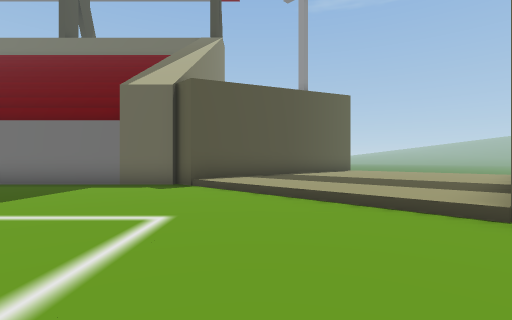
[1] (above)

16 first-person views from a walk through a Unity game level. The camera is 1.3 m above the floor, looks level and sees 85° across. The floor is counted in squares, 2 m on a side. Each view is taken from the middle of a square. On the plan, view 1 faces up. The plan holds only what a view shows up to about 9 squares ahead; the rest is blank. The place goes on beyond the plan. The player is left out. Some animated figures are left out.

[2]
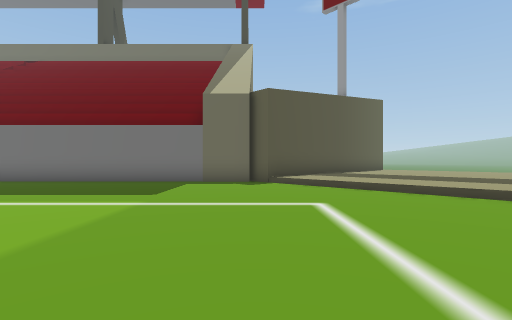

[3]
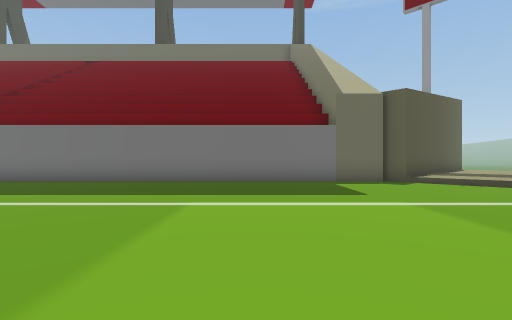

[4]
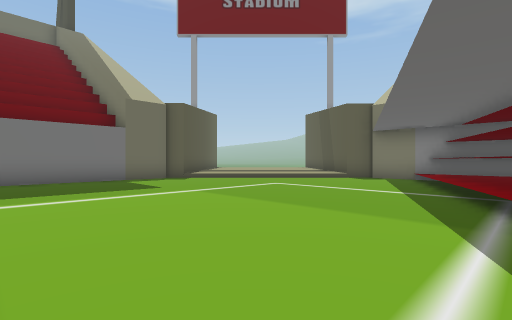

[5]
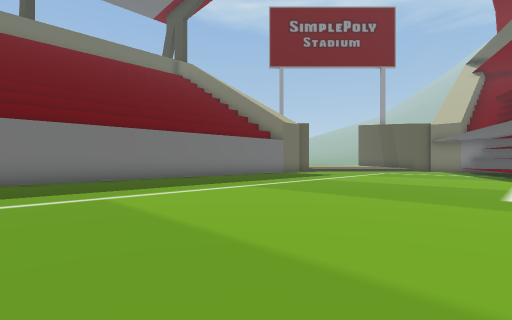

[6]
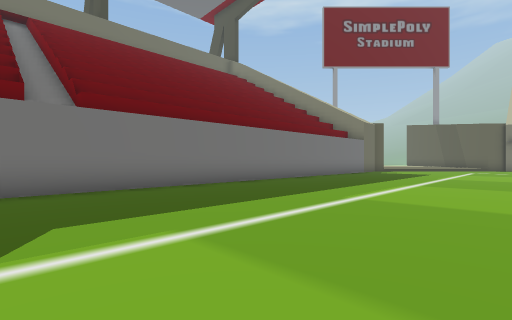

[7]
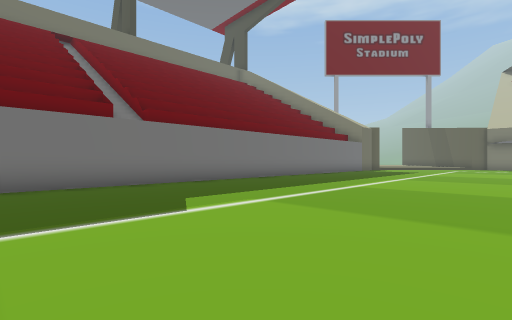

[8]
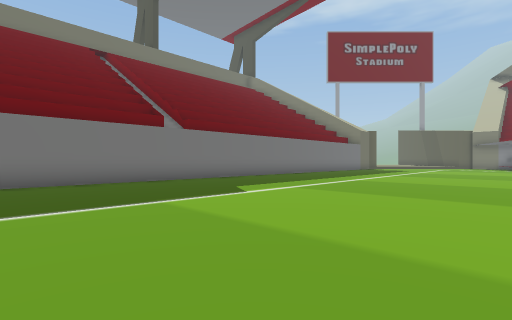

[9]
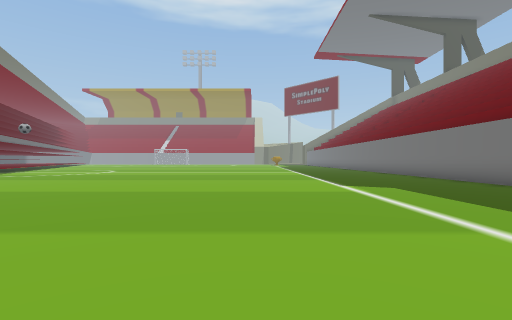

[10]
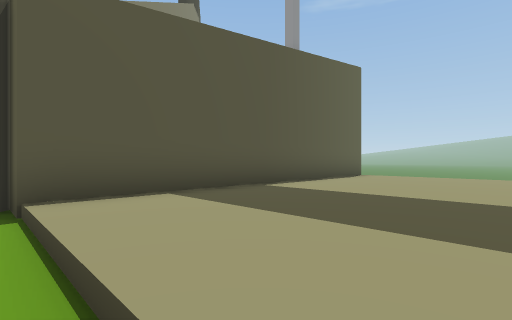

[11]
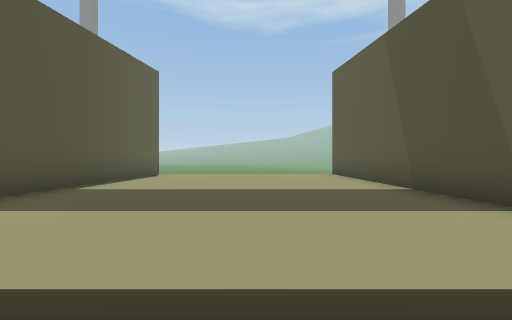

[12]
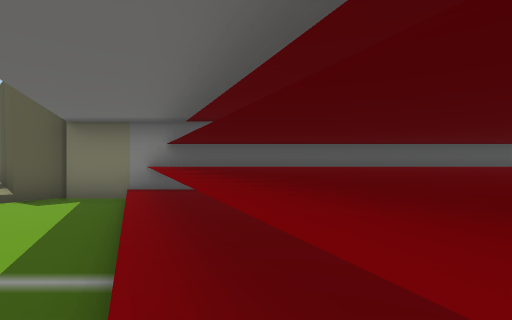

[13]
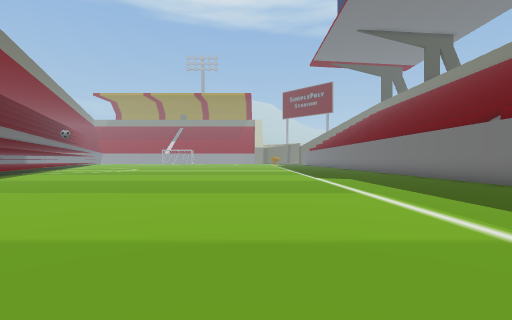

[14]
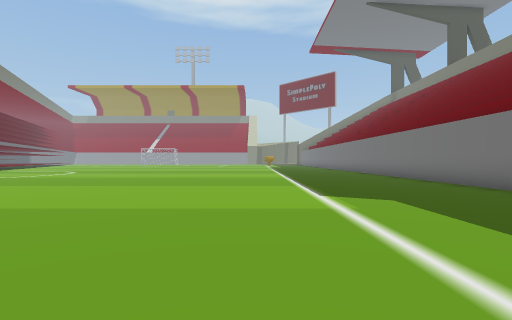

[15]
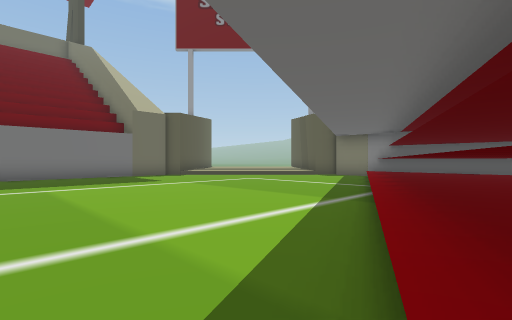

[16]
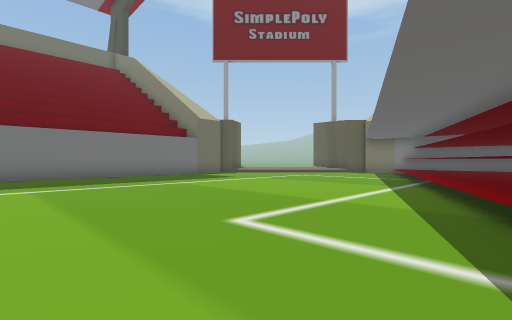

### Floor plan
Key: @ floor where view 1 was taken; # wall or solid block; . main floor; : floor 0.25 m higher than the main floor; / step, stairs or slope; = window, fence, low wall or low ledge; ^ raised ledge.
Columns run from 22 left of view 1 to 6 right of it. Each row starts with its distance up from view 1.
 13                          ##
 12                         ##::/
 11                        ##::::
 10                       ##:::::
  9                      ##::::::
  8 ######################:::::::
  7 ...................../:::::::
  6 .....................//:::::#
  5 ......................//:::##
  4 .......................//:##
  3 ......................../##
  2 .........................#
  1 .........................#
  0 ......................@.^#
 -1 ......................^=^^
 -2 ..................//^=^^^^
 -3 .................   ^^^^^^
 -4 .......... ....^     ^^^^^
 -5 .........             ^^^^
 -6   ......               ^^^
 -7                          ^
 -8                          ^

Where each view was taken, in squares from view 1:
view 1: 0 up, 0 right, facing up
view 2: 1 down, 2 left, facing up
view 3: 1 down, 6 left, facing up
view 4: 2 down, 7 left, facing up-right
view 5: 2 down, 15 left, facing up-right
view 6: 1 up, 18 left, facing up-right
view 7: 0 up, 20 left, facing up-right
view 8: 1 down, 22 left, facing up-right
view 9: 1 up, 11 left, facing left
view 10: 4 up, 1 right, facing up
view 11: 4 up, 0 right, facing up-right
view 12: 2 down, 3 left, facing right
view 13: 1 up, 8 left, facing left
view 14: 2 up, 13 left, facing left
view 15: 4 down, 8 left, facing up-right
view 16: 4 down, 11 left, facing up-right
